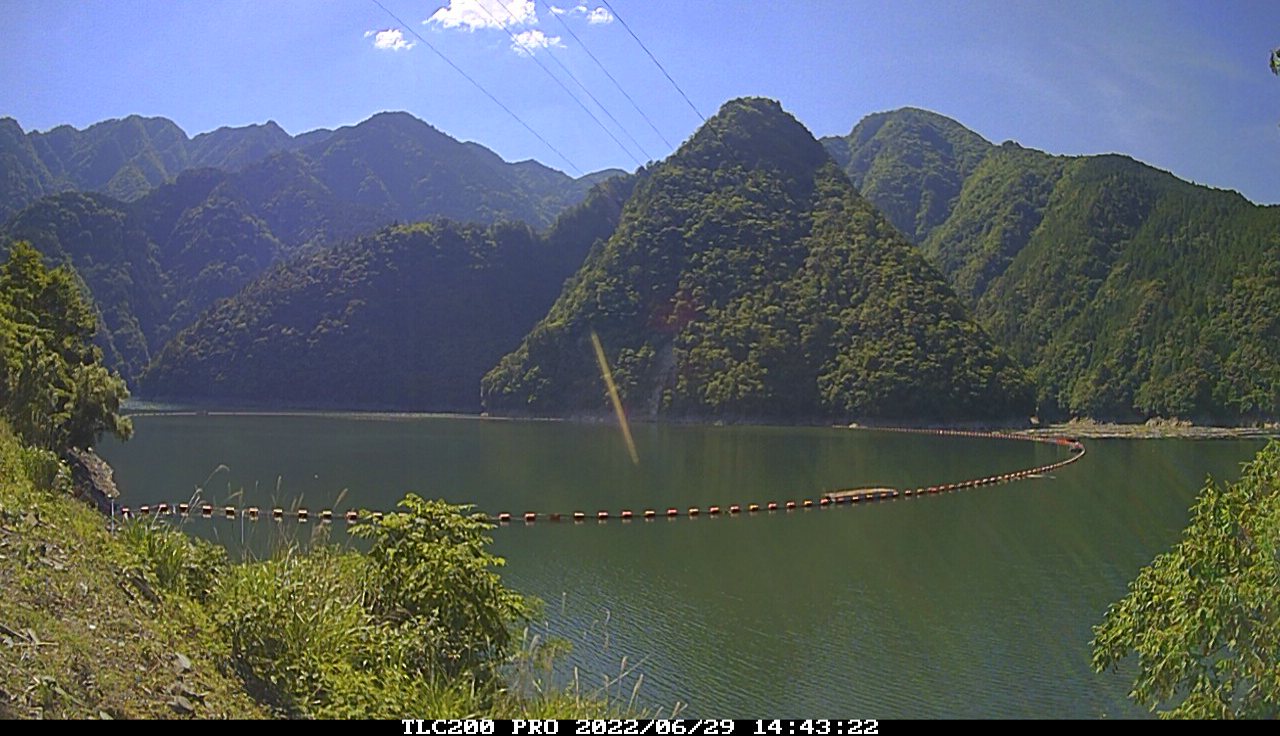
#> input picture src/geometric_tranformation/ref_img/img_src.tiff, 1280 x 736 px
$ jupyter execute geometric_transform.ipynb
#> lines starting #> are read from the running program, lines starting #| are printed output that depends on the picture
ref: [https://note.nkmk.me/python-opencv-warp-affine-perspective/]

[cell 1]
import cv2
import math
import matplotlib.pyplot as plt
import numpy as np

### [read image]

[cell 2]
# time lapse camera image
im_src = cv2.imread("./ref_img/img_src.tiff")
#> im_src is the input picture: shape (736, 1280, 3); mean B, G, R 103.8, 98.3, 88.9
h, w, c = im_src.shape
#> h = 736; w = 1280; c = 3
print(h, w, c)
#| 736 1280 3
plt.imshow(im_src)
plt.show()

[cell 3]
# reference image
im_dst = cv2.imread("./ref_img/img_dst.tiff")
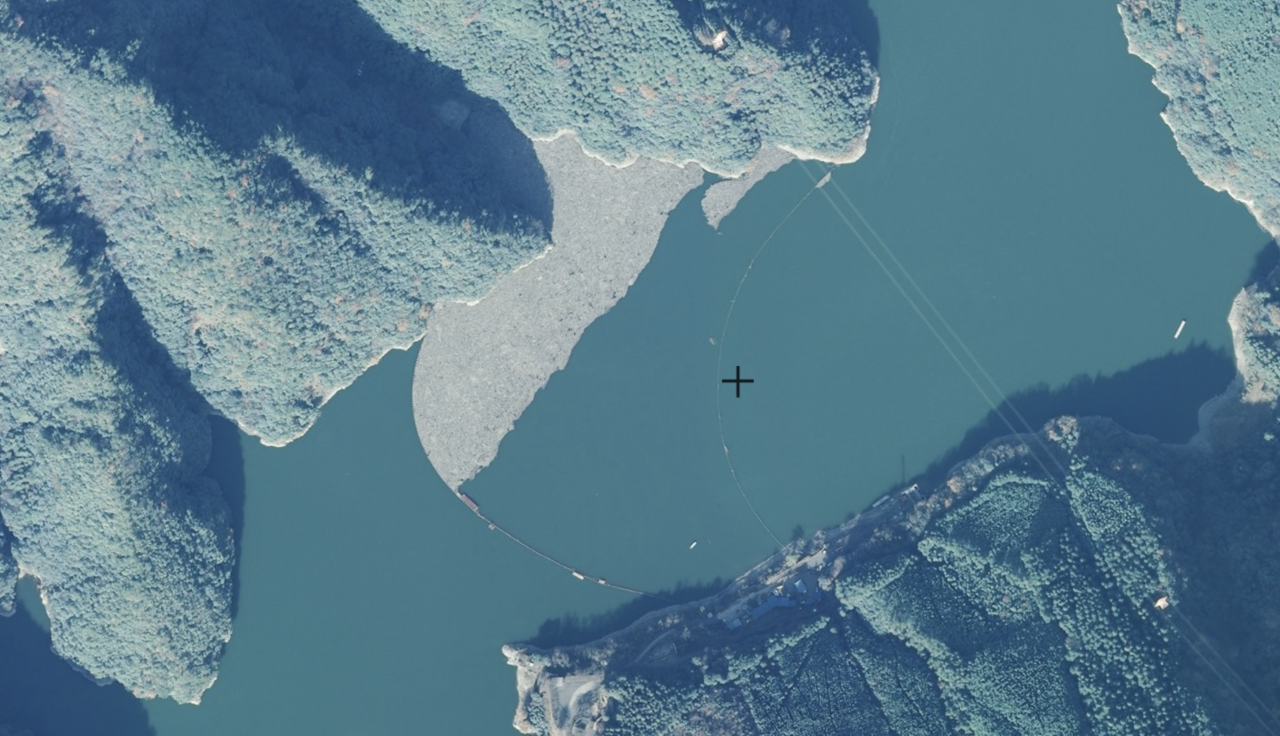
#> input picture src/geometric_tranformation/ref_img/img_dst.tiff, 1280 x 736 px
#> im_dst is the input picture: shape (736, 1280, 3); mean B, G, R 142.3, 125.7, 91.4
h, w, c = im_dst.shape
print(h, w, c)
#| 736 1280 3
plt.imshow(im_dst)
plt.show()

### [AffineTransform]

[cell 4]
src_pts = np.array([[831, 425], [166, 511], [1070, 430]], dtype=np.float32)
dst_pts = np.array([[426, 334], [710, 581], [553, 250]], dtype=np.float32)

mat = cv2.getAffineTransform(src_pts, dst_pts)
affine_img = cv2.warpAffine(im_src, mat, (w, h))
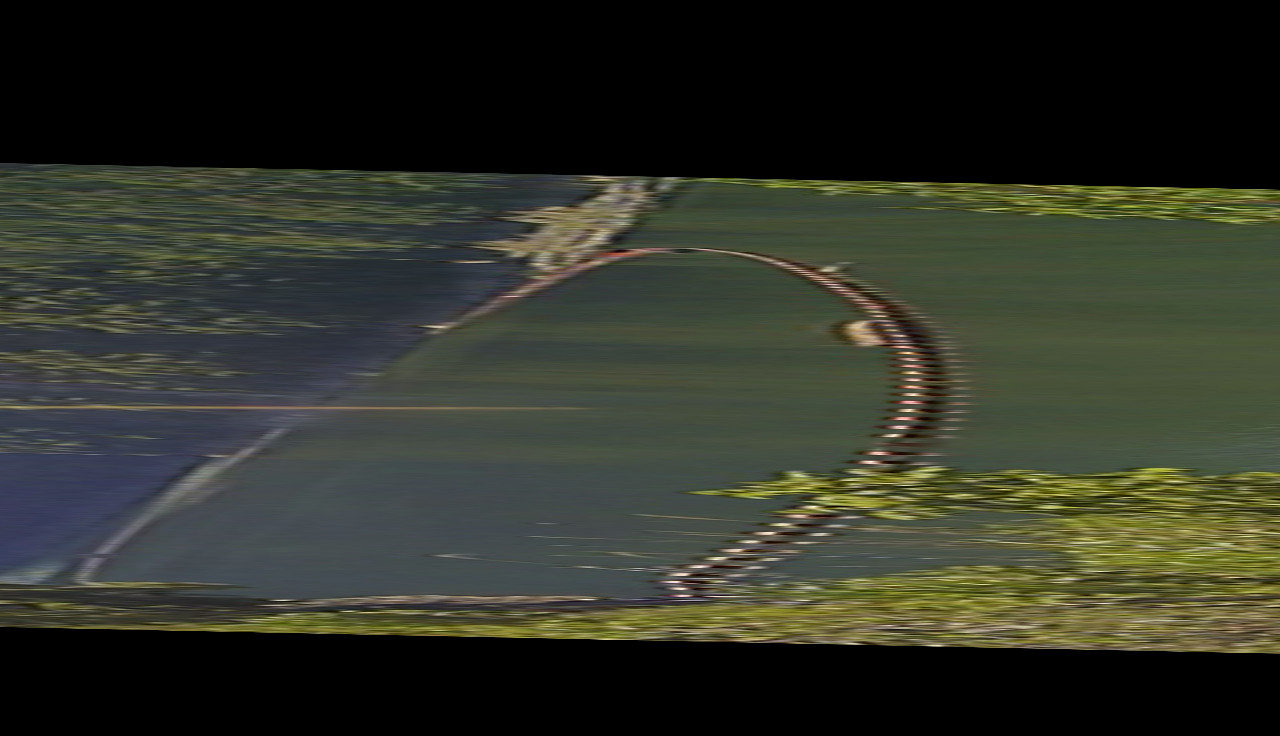
#> affine_img: shape (736, 1280, 3); mean B, G, R 39.8, 50.3, 47.3
plt.imshow(affine_img)
plt.show()

### [PerspectiveTransform]

[cell 5]
src_pts = np.array([[831, 425], [166, 511], [1070, 430], [164, 508]], dtype=np.float32)
dst_pts = np.array([[426, 334], [710, 581], [553, 250], [164, 508]], dtype=np.float32)
mat = cv2.getPerspectiveTransform(src_pts, dst_pts)
perspective_img = cv2.warpPerspective(im_src, mat, (w*4, h*4))
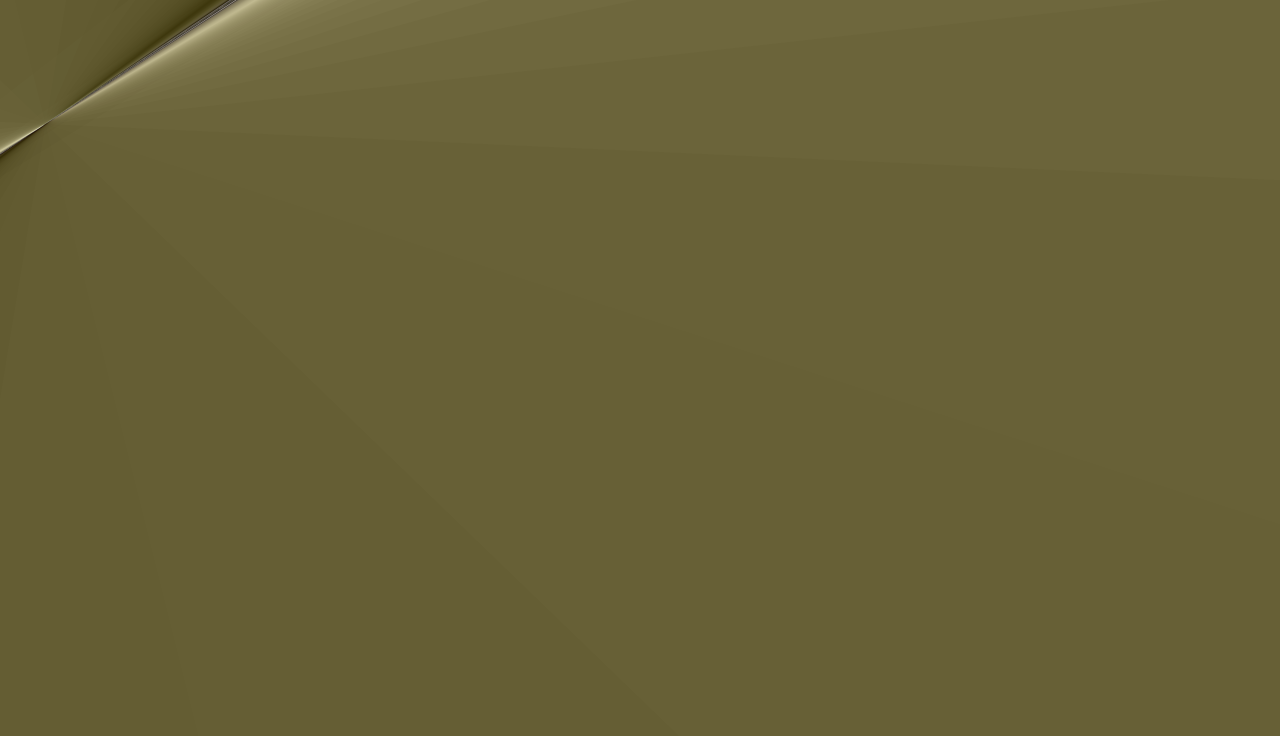
#> perspective_img: shape (2944, 5120, 3) (shown at 1/4 size); mean B, G, R 54.8, 96.8, 103.8
# cv2.imwrite('data/dst/opencv_perspective_dst.jpg', perspective_img)
plt.imshow(perspective_img)
plt.show()
